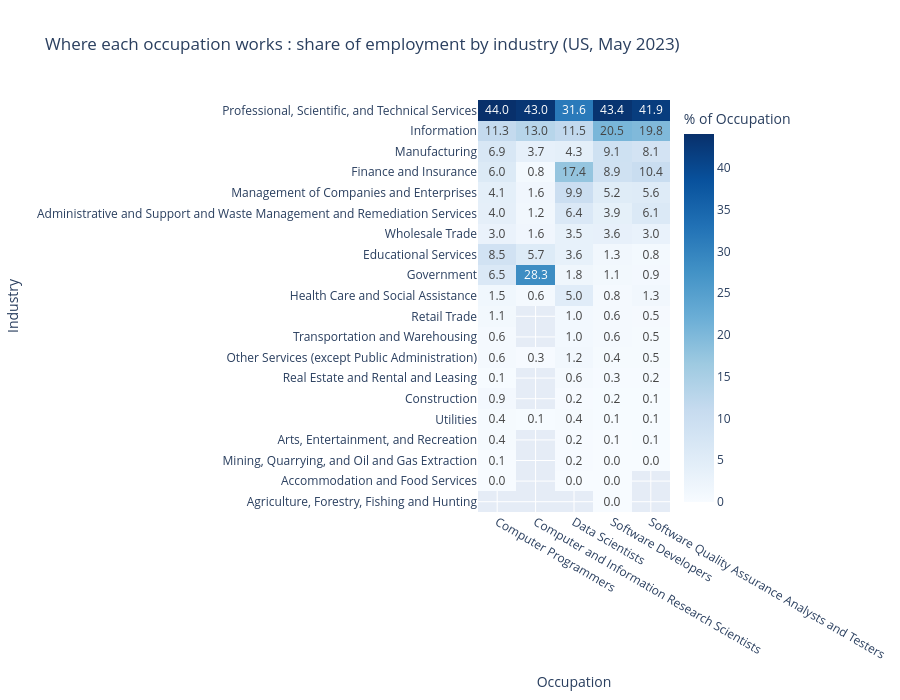

Write notebook code for a chart like this one.
### Markdown cell above
<a id="14"></a>
## Visualisation 5 - Heatmap
- **Objective:** Find out which industries employ each of the five occupations
- **Visualisation type:** Heatmap shows a number for every combination of two categories (industry x occupation) as colour, so patters stand out.

### Code cell
# Keep the 5 occupations in the industry table
industry_fields = industry[industry["OCC_TITLE"].isin(fields)].copy()
# Shorten the long goverment industry
industry_fields["NAICS_TITLE"] = industry_fields["NAICS_TITLE"].replace({"Federal, State, and Local Government, excluding State and Local Government Schools and Hospitals and the U.S. Postal Service (OEWS Designation)": "Government"})
# Table with industries as rows and occupations as columns
industry_grid = industry_fields.pivot(index="NAICS_TITLE",
                             columns="OCC_TITLE", 
                             values="TOT_EMP")
# Turn the numbers into % of each occupation
industry_grid_pct = industry_grid / industry_grid.sum() * 100
# Order by Software Developers
industry_grid_pct = industry_grid_pct.sort_values(by="Software Developers", ascending=False)
#Heatmap of the %
fig_heat = px.imshow(
    industry_grid_pct,
    text_auto=".1f",
    aspect="auto",
    color_continuous_scale="Blues",
    labels=dict(x = "Occupation", y = "Industry", color = "% of Occupation"),
    title = "Where each occupation works : share of employment by industry (US, May 2023)",
    height = 700
)
fig_heat.show()

### Figure 1 — Plotly figure (JSON) as saved in the notebook; plotly's stock layout.template omitted (floating-point values rounded to 4 significant figures)
{"data": [{"coloraxis": "coloraxis", "hovertemplate": "Occupation: %{x}<br>Industry: %{y}<br>% of Occupation: %{z}<extra></extra>", "name": "0", "texttemplate": "%{z:.1f}", "type": "heatmap", "x": ["Computer Programmers", "Computer and Information Research Scientists", "Data Scientists", "Software Developers", "Software Quality Assurance Analysts and Testers"], "xaxis": "x", "y": ["Professional, Scientific, and Technical Services", "Information", "Manufacturing", "Finance and Insurance", "Management of Companies and Enterprises", "Administrative and Support and Waste Management and Remediation Services", "Wholesale Trade", "Educational Services", "Government", "Health Care and Social Assistance", "Retail Trade", "Transportation and Warehousing", "Other Services (except Public Administration)", "Real Estate and Rental and Leasing", "Construction", "Utilities", "Arts, Entertainment, and Recreation", "Mining, Quarrying, and Oil and Gas Extraction", "Accommodation and Food Services", "Agriculture, Forestry, Fishing and Hunting"], "yaxis": "y", "z": [[44.05, 43.04, 31.55, 43.36, 41.93], [11.29, 13.05, 11.54, 20.47, 19.79], [6.855, 3.724, 4.25, 9.099, 8.146], [5.958, 0.7959, 17.45, 8.891, 10.35], [4.096, 1.62, 9.892, 5.218, 5.61], [4.022, 1.222, 6.388, 3.89, 6.092], [2.975, 1.592, 3.524, 3.633, 2.999], [8.509, 5.657, 3.586, 1.27, 0.8225], [6.498, 28.34, 1.801, 1.057, 0.9062], [1.545, 0.5685, 5.008, 0.7731, 1.271], [1.105, null, 1.012, 0.6253, 0.5221], [0.5983, null, 1.012, 0.6011, 0.463], [0.5567, 0.2558, 1.214, 0.3802, 0.4876], [0.1246, null, 0.6383, 0.2668, 0.2069], [0.9057, null, 0.2283, 0.169, 0.1182], [0.4155, 0.1421, 0.4204, 0.1424, 0.1231], [0.4071, null, 0.2491, 0.07665, 0.1428], [0.06647, null, 0.1868, 0.04828, 0.0197], [0.02493, null, 0.04671, 0.01931, null], [null, null, null, 0.003018, null]]}], "layout": {"coloraxis": {"colorbar": {"title": {"text": "% of Occupation"}}, "colorscale": [[0, "rgb(247,251,255)"], [0.125, "rgb(222,235,247)"], [0.25, "rgb(198,219,239)"], [0.375, "rgb(158,202,225)"], [0.5, "rgb(107,174,214)"], [0.625, "rgb(66,146,198)"], [0.75, "rgb(33,113,181)"], [0.875, "rgb(8,81,156)"], [1, "rgb(8,48,107)"]]}, "height": 700, "title": {"text": "Where each occupation works : share of employment by industry (US, May 2023)"}, "xaxis": {"anchor": "y", "domain": [0, 1], "title": {"text": "Occupation"}}, "yaxis": {"anchor": "x", "autorange": "reversed", "domain": [0, 1], "title": {"text": "Industry"}}}}
